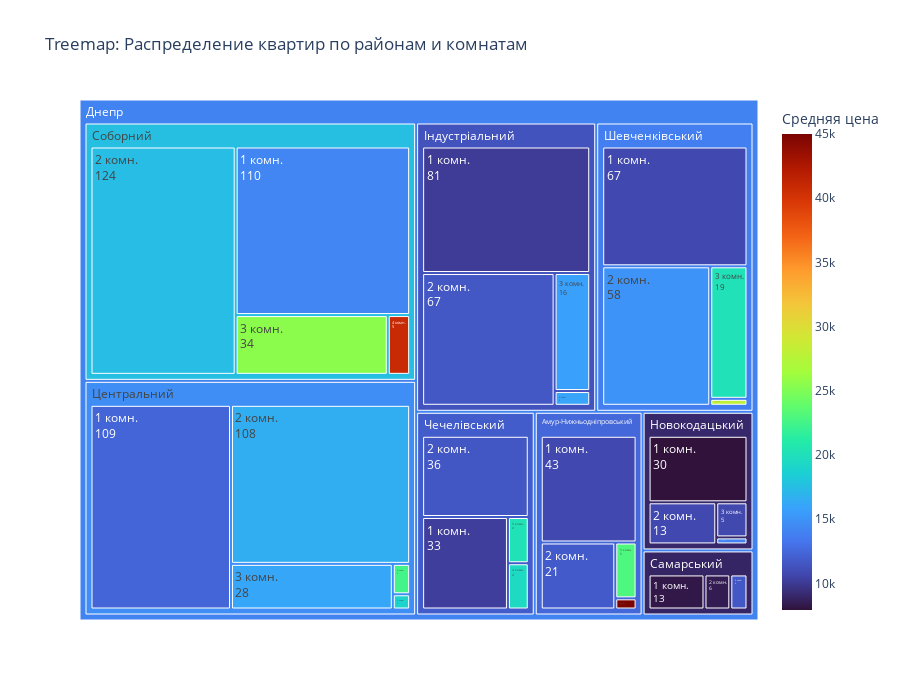

The cell this chart's notebook holds for it:
### Code cell
# Treemap - визуализация количества и цен
df_treemap = df_clean.groupby(['district', 'rooms']).agg({
    'price': 'mean',
    'post_id': 'count'
}).reset_index()

df_treemap['rooms_label'] = df_treemap['rooms'].astype(int).astype(str) + ' комн.'
df_treemap['label'] = df_treemap['district'] + '<br>' + df_treemap['rooms_label']

fig_treemap = px.treemap(
    df_treemap,
    path=[px.Constant("Днепр"), 'district', 'rooms_label'],
    values='post_id',
    color='price',
    color_continuous_scale='Turbo',
    title='Treemap: Распределение квартир по районам и комнатам',
    labels={'post_id': 'Количество', 'price': 'Средняя цена'},
    height=700
)

fig_treemap.update_traces(textinfo='label+value')
fig_treemap.update_layout(template='plotly_white')
fig_treemap.show()

### Figure 1 — Plotly figure (JSON) as saved in the notebook; plotly's stock layout.template omitted (floating-point values rounded to 4 significant figures)
{"data": [{"branchvalues": "total", "customdata": [[10100.0], [11640.0], [15840.0], [16000.0], [10750.0], [11810.0], [23000.0], [45000.0], [7933.0], [10770.0], [10720.0], [14000.0], [8269.0], [8467.0], [11620.0], [14230.0], [17460.0], [25530.0], [40890.0], [12350.0], [16580.0], [16110.0], [22500.0], [19000.0], [10240.0], [11560.0], [20250.0], [19500.0], [10770.0], [14970.0], [20150.0], [28000.0], [11340.0], [12430.0], [9094.0], [8904.0], [17590.0], [14730.0], [11860.0], [13800.0], [14060.0]], "domain": {"x": [0, 1], "y": [0, 1]}, "hovertemplate": "labels=%{label}<br>Количество=%{value}<br>parent=%{parent}<br>id=%{id}<br>Средняя цена=%{color}<extra></extra>", "ids": ["Днепр/Індустріальний/1 комн.", "Днепр/Індустріальний/2 комн.", "Днепр/Індустріальний/3 комн.", "Днепр/Індустріальний/4 комн.", "Днепр/Амур-Нижньодніпровський/1 комн.", "Днепр/Амур-Нижньодніпровський/2 комн.", "Днепр/Амур-Нижньодніпровський/3 комн.", "Днепр/Амур-Нижньодніпровський/4 комн.", "Днепр/Новокодацький/1 комн.", "Днепр/Новокодацький/2 комн.", "Днепр/Новокодацький/3 комн.", "Днепр/Новокодацький/4 комн.", "Днепр/Самарський/1 комн.", "Днепр/Самарський/2 комн.", "Днепр/Самарський/3 комн.", "Днепр/Соборний/1 комн.", "Днепр/Соборний/2 комн.", "Днепр/Соборний/3 комн.", "Днепр/Соборний/4 комн.", "Днепр/Центральний/1 комн.", "Днепр/Центральний/2 комн.", "Днепр/Центральний/3 комн.", "Днепр/Центральний/4 комн.", "Днепр/Центральний/5 комн.", "Днепр/Чечелівський/1 комн.", "Днепр/Чечелівський/2 комн.", "Днепр/Чечелівський/3 комн.", "Днепр/Чечелівський/4 комн.", "Днепр/Шевченківський/1 комн.", "Днепр/Шевченківський/2 комн.", "Днепр/Шевченківський/3 комн.", "Днепр/Шевченківський/4 комн.", "Днепр/Індустріальний", "Днепр/Амур-Нижньодніпровський", "Днепр/Новокодацький", "Днепр/Самарський", "Днепр/Соборний", "Днепр/Центральний", "Днепр/Чечелівський", "Днепр/Шевченківський", "Днепр"], "labels": ["1 комн.", "2 комн.", "3 комн.", "4 комн.", "1 комн.", "2 комн.", "3 комн.", "4 комн.", "1 комн.", "2 комн.", "3 комн.", "4 комн.", "1 комн.", "2 комн.", "3 комн.", "1 комн.", "2 комн.", "3 комн.", "4 комн.", "1 комн.", "2 комн.", "3 комн.", "4 комн.", "5 комн.", "1 комн.", "2 комн.", "3 комн.", "4 комн.", "1 комн.", "2 комн.", "3 комн.", "4 комн.", "Індустріальний", "Амур-Нижньодніпровський", "Новокодацький", "Самарський", "Соборний", "Центральний", "Чечелівський", "Шевченківський", "Днепр"], "marker": {"coloraxis": "coloraxis", "colors": [10100.0, 11640.0, 15840.0, 16000.0, 10750.0, 11810.0, 23000.0, 45000.0, 7933.0, 10770.0, 10720.0, 14000.0, 8269.0, 8467.0, 11620.0, 14230.0, 17460.0, 25530.0, 40890.0, 12350.0, 16580.0, 16110.0, 22500.0, 19000.0, 10240.0, 11560.0, 20250.0, 19500.0, 10770.0, 14970.0, 20150.0, 28000.0, 11340.0, 12430.0, 9094.0, 8904.0, 17590.0, 14730.0, 11860.0, 13800.0, 14060.0]}, "name": "", "parents": ["Днепр/Індустріальний", "Днепр/Індустріальний", "Днепр/Індустріальний", "Днепр/Індустріальний", "Днепр/Амур-Нижньодніпровський", "Днепр/Амур-Нижньодніпровський", "Днепр/Амур-Нижньодніпровський", "Днепр/Амур-Нижньодніпровський", "Днепр/Новокодацький", "Днепр/Новокодацький", "Днепр/Новокодацький", "Днепр/Новокодацький", "Днепр/Самарський", "Днепр/Самарський", "Днепр/Самарський", "Днепр/Соборний", "Днепр/Соборний", "Днепр/Соборний", "Днепр/Соборний", "Днепр/Центральний", "Днепр/Центральний", "Днепр/Центральний", "Днепр/Центральний", "Днепр/Центральний", "Днепр/Чечелівський", "Днепр/Чечелівський", "Днепр/Чечелівський", "Днепр/Чечелівський", "Днепр/Шевченківський", "Днепр/Шевченківський", "Днепр/Шевченківський", "Днепр/Шевченківський", "Днепр", "Днепр", "Днепр", "Днепр", "Днепр", "Днепр", "Днепр", "Днепр", ""], "textinfo": "label+value", "type": "treemap", "values": [81.0, 67.0, 16.0, 2.0, 43.0, 21.0, 5.0, 1.0, 30.0, 13.0, 5.0, 1.0, 13.0, 6.0, 4.0, 110.0, 124.0, 34.0, 5.0, 109.0, 108.0, 28.0, 2.0, 1.0, 33.0, 36.0, 4.0, 4.0, 67.0, 58.0, 19.0, 1.0, 166.0, 70.0, 49.0, 23.0, 273.0, 248.0, 77.0, 145.0, 1051.0]}], "layout": {"coloraxis": {"colorbar": {"title": {"text": "Средняя цена"}}, "colorscale": [[0, "#30123b"], [0.07143, "#4145ab"], [0.1429, "#4675ed"], [0.2143, "#39a2fc"], [0.2857, "#1bcfd4"], [0.3571, "#24eca6"], [0.4286, "#61fc6c"], [0.5, "#a4fc3b"], [0.5714, "#d1e834"], [0.6429, "#f3c63a"], [0.7143, "#fe9b2d"], [0.7857, "#f36315"], [0.8571, "#d93806"], [0.9286, "#b11901"], [1, "#7a0402"]]}, "height": 700, "legend": {"tracegroupgap": 0}, "title": {"text": "Treemap: Распределение квартир по районам и комнатам"}}}
